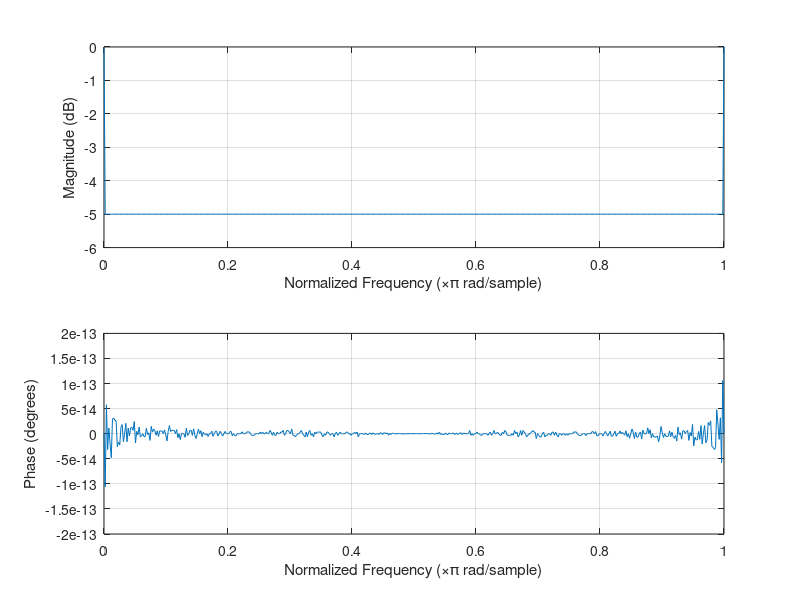

Source code (MATLAB):
% coeffs from cookbook

fs = 48000;
G = 5;
f0 = 10000;
BW = 1000;


%%%% Peaking Parametric Equaliser Filter
A = 10^(G/40);
omega0 = 2*pi*(f0/fs);
alpha = sin(omega0)*sinh((log(2)/2)*BW*(omega0/sin(omega0)));

b0 = 1 + alpha*A;
b1 = -2*cos(omega0);
b2 = 1 - alpha*A;

a0 = 1 + alpha/A;
a1 = -2*cos(omega0);
a2 = 1 - alpha/A;

a0temp = a0;
a0 = a0/a0temp;
a1 = a1/a0temp;
a2 = a2/a0temp;

b0 = b0/a0temp;
b1 = b1/a0temp;
b2 = b2/a0temp;


%%%% Filter Response
b = [b0 b1 b2];
a = [a0 a1 a2];
freqz(a,b,[])

%ax = findall(gcf, 'Type', 'axes');

%set(ax, 'XLim', [0.005 1]); 

disp(a)
disp(b)
